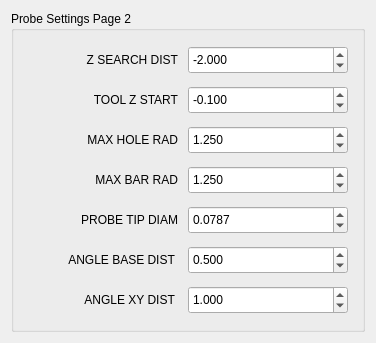
            <widget class="QWidget" name="tab_9">
             <attribute name="title">
              <string>Probe II</string>
             </attribute>
             <layout class="QVBoxLayout" name="verticalLayout_12">
              <item>
               <widget class="QGroupBox" name="groupBox_10">
                <property name="title">
                 <string>Probe Settings Page 2</string>
                </property>
                <layout class="QVBoxLayout" name="verticalLayout_13">
                 <item>
                  <layout class="QGridLayout" name="gridLayout_2" columnstretch="1,1" columnminimumwidth="2,1">
                   <property name="leftMargin">
                    <number>5</number>
                   </property>
                   <property name="topMargin">
                    <number>5</number>
                   </property>
                   <property name="rightMargin">
                    <number>5</number>
                   </property>
                   <property name="bottomMargin">
                    <number>5</number>
                   </property>
                   <property name="spacing">
                    <number>10</number>
                   </property>
                   <item row="3" column="0">
                    <widget class="QLabel" name="label_25">
                     <property name="minimumSize">
                      <size>
                       <width>150</width>
                       <height>30</height>
                      </size>
                     </property>
                     <property name="text">
                      <string>MAX BAR RAD</string>
                     </property>
                     <property name="alignment">
                      <set>Qt::AlignRight|Qt::AlignTrailing|Qt::AlignVCenter</set>
                     </property>
                    </widget>
                   </item>
                   <item row="5" column="0">
                    <widget class="QLabel" name="label_20">
                     <property name="minimumSize">
                      <size>
                       <width>150</width>
                       <height>30</height>
                      </size>
                     </property>
                     <property name="text">
                      <string>&lt;html&gt;&lt;head/&gt;&lt;body&gt;&lt;p&gt;ANGLE BASE DIST &lt;/p&gt;&lt;/body&gt;&lt;/html&gt;</string>
                     </property>
                     <property name="alignment">
                      <set>Qt::AlignRight|Qt::AlignTrailing|Qt::AlignVCenter</set>
                     </property>
                    </widget>
                   </item>
                   <item row="1" column="0">
                    <widget class="QLabel" name="label_27">
                     <property name="minimumSize">
                      <size>
                       <width>150</width>
                       <height>30</height>
                      </size>
                     </property>
                     <property name="text">
                      <string>TOOL Z START</string>
                     </property>
                     <property name="alignment">
                      <set>Qt::AlignRight|Qt::AlignTrailing|Qt::AlignVCenter</set>
                     </property>
                    </widget>
                   </item>
                   <item row="4" column="1">
                    <widget class="QDoubleSpinBox" name="pbe_tip_diam1">
                     <property name="minimumSize">
                      <size>
                       <width>160</width>
                       <height>28</height>
                      </size>
                     </property>
                     <property name="toolTip">
                      <string>Enter your probe tip diameter here.</string>
                     </property>
                     <property name="decimals">
                      <number>4</number>
                     </property>
                     <property name="maximum">
                      <double>10.000000000000000</double>
                     </property>
                     <property name="singleStep">
                      <double>0.010000000000000</double>
                     </property>
                     <property name="value">
                      <double>0.078700000000000</double>
                     </property>
                     <property name="function" stdset="0">
                      <string>set_var</string>
                     </property>
                     <property name="variable" stdset="0">
                      <string>2015</string>
                     </property>
                     <property name="input" stdset="0">
                      <string>number</string>
                     </property>
                    </widget>
                   </item>
                   <item row="2" column="1">
                    <widget class="QDoubleSpinBox" name="pbe_max_hole_r1">
                     <property name="minimumSize">
                      <size>
                       <width>160</width>
                       <height>28</height>
                      </size>
                     </property>
                     <property name="toolTip">
                      <string>&lt;html&gt;&lt;head/&gt;&lt;body&gt;&lt;p&gt;Set this a bit larger than the hole radius.&lt;/p&gt;&lt;/body&gt;&lt;/html&gt;</string>
                     </property>
                     <property name="decimals">
                      <number>3</number>
                     </property>
                     <property name="singleStep">
                      <double>0.001000000000000</double>
                     </property>
                     <property name="value">
                      <double>1.250000000000000</double>
                     </property>
                     <property name="function" stdset="0">
                      <string>set_var</string>
                     </property>
                     <property name="variable" stdset="0">
                      <string>2010</string>
                     </property>
                     <property name="input" stdset="0">
                      <string>number</string>
                     </property>
                    </widget>
                   </item>
                   <item row="2" column="0">
                    <widget class="QLabel" name="label_28">
                     <property name="minimumSize">
                      <size>
                       <width>150</width>
                       <height>30</height>
                      </size>
                     </property>
                     <property name="text">
                      <string>MAX HOLE RAD</string>
                     </property>
                     <property name="alignment">
                      <set>Qt::AlignRight|Qt::AlignTrailing|Qt::AlignVCenter</set>
                     </property>
                    </widget>
                   </item>
                   <item row="0" column="1">
                    <widget class="QDoubleSpinBox" name="pbe_z_max_probe1">
                     <property name="minimumSize">
                      <size>
                       <width>160</width>
                       <height>28</height>
                      </size>
                     </property>
                     <property name="toolTip">
                      <string>Max Z probe search distance.</string>
                     </property>
                     <property name="decimals">
                      <number>3</number>
                     </property>
                     <property name="minimum">
                      <double>-50.000000000000000</double>
                     </property>
                     <property name="maximum">
                      <double>50.000000000000000</double>
                     </property>
                     <property name="singleStep">
                      <double>0.010000000000000</double>
                     </property>
                     <property name="value">
                      <double>-2.000000000000000</double>
                     </property>
                     <property name="function" stdset="0">
                      <string>set_var</string>
                     </property>
                     <property name="variable" stdset="0">
                      <string>2008</string>
                     </property>
                     <property name="input" stdset="0">
                      <string>number</string>
                     </property>
                    </widget>
                   </item>
                   <item row="1" column="1">
                    <widget class="QDoubleSpinBox" name="pbe_z_start1">
                     <property name="minimumSize">
                      <size>
                       <width>160</width>
                       <height>28</height>
                      </size>
                     </property>
                     <property name="toolTip">
                      <string>Z start for tool probing.</string>
                     </property>
                     <property name="decimals">
                      <number>3</number>
                     </property>
                     <property name="minimum">
                      <double>-50.000000000000000</double>
                     </property>
                     <property name="maximum">
                      <double>50.000000000000000</double>
                     </property>
                     <property name="singleStep">
                      <double>0.001000000000000</double>
                     </property>
                     <property name="value">
                      <double>-0.100000000000000</double>
                     </property>
                     <property name="function" stdset="0">
                      <string>set_var</string>
                     </property>
                     <property name="variable" stdset="0">
                      <string>2009</string>
                     </property>
                     <property name="input" stdset="0">
                      <string>number</string>
                     </property>
                    </widget>
                   </item>
                   <item row="5" column="1">
                    <widget class="QDoubleSpinBox" name="pbe_angle_base_dist1">
                     <property name="minimumSize">
                      <size>
                       <width>160</width>
                       <height>28</height>
                      </size>
                     </property>
                     <property name="toolTip">
                      <string>Sets the angle base side length.</string>
                     </property>
                     <property name="toolTipDuration">
                      <number>-1</number>
                     </property>
                     <property name="decimals">
                      <number>3</number>
                     </property>
                     <property name="minimum">
                      <double>0.200000000000000</double>
                     </property>
                     <property name="maximum">
                      <double>999.000000000000000</double>
                     </property>
                     <property name="singleStep">
                      <double>0.010000000000000</double>
                     </property>
                     <property name="value">
                      <double>0.500000000000000</double>
                     </property>
                     <property name="function" stdset="0">
                      <string>set_var</string>
                     </property>
                     <property name="variable" stdset="0">
                      <string>2013</string>
                     </property>
                     <property name="input" stdset="0">
                      <string>number</string>
                     </property>
                    </widget>
                   </item>
                   <item row="0" column="0">
                    <widget class="QLabel" name="label_26">
                     <property name="minimumSize">
                      <size>
                       <width>150</width>
                       <height>30</height>
                      </size>
                     </property>
                     <property name="text">
                      <string>Z SEARCH DIST</string>
                     </property>
                     <property name="alignment">
                      <set>Qt::AlignRight|Qt::AlignTrailing|Qt::AlignVCenter</set>
                     </property>
                    </widget>
                   </item>
                   <item row="3" column="1">
                    <widget class="QDoubleSpinBox" name="pbe_max_bar_r1">
                     <property name="minimumSize">
                      <size>
                       <width>160</width>
                       <height>28</height>
                      </size>
                     </property>
                     <property name="toolTip">
                      <string>Set this a bit larger than the bar radius.</string>
                     </property>
                     <property name="decimals">
                      <number>3</number>
                     </property>
                     <property name="maximum">
                      <double>99.989999999999995</double>
                     </property>
                     <property name="singleStep">
                      <double>0.001000000000000</double>
                     </property>
                     <property name="value">
                      <double>1.250000000000000</double>
                     </property>
                     <property name="function" stdset="0">
                      <string>set_var</string>
                     </property>
                     <property name="variable" stdset="0">
                      <string>2011</string>
                     </property>
                     <property name="input" stdset="0">
                      <string>number</string>
                     </property>
                    </widget>
                   </item>
                   <item row="4" column="0">
                    <widget class="QLabel" name="label_29">
                     <property name="minimumSize">
                      <size>
                       <width>150</width>
                       <height>30</height>
                      </size>
                     </property>
                     <property name="text">
                      <string>PROBE TIP DIAM</string>
                     </property>
                     <property name="alignment">
                      <set>Qt::AlignRight|Qt::AlignTrailing|Qt::AlignVCenter</set>
                     </property>
                    </widget>
                   </item>
                   <item row="6" column="0">
                    <widget class="QLabel" name="label_40">
                     <property name="minimumSize">
                      <size>
                       <width>150</width>
                       <height>30</height>
                      </size>
                     </property>
                     <property name="text">
                      <string>ANGLE XY DIST </string>
                     </property>
                     <property name="alignment">
                      <set>Qt::AlignRight|Qt::AlignTrailing|Qt::AlignVCenter</set>
                     </property>
                    </widget>
                   </item>
                   <item row="6" column="1">
                    <widget class="QDoubleSpinBox" name="pbe_angle_xy_dist1">
                     <property name="minimumSize">
                      <size>
                       <width>160</width>
                       <height>28</height>
                      </size>
                     </property>
                     <property name="toolTip">
                      <string>&lt;html&gt;&lt;head/&gt;&lt;body&gt;&lt;p&gt;Search distance for Angle final point.&lt;/p&gt;&lt;/body&gt;&lt;/html&gt;</string>
                     </property>
                     <property name="toolTipDuration">
                      <number>-1</number>
                     </property>
                     <property name="decimals">
                      <number>3</number>
                     </property>
                     <property name="minimum">
                      <double>0.200000000000000</double>
                     </property>
                     <property name="maximum">
                      <double>999.000000000000000</double>
                     </property>
                     <property name="singleStep">
                      <double>0.100000000000000</double>
                     </property>
                     <property name="value">
                      <double>1.000000000000000</double>
                     </property>
                     <property name="function" stdset="0">
                      <string>set_var</string>
                     </property>
                     <property name="variable" stdset="0">
                      <string>2032</string>
                     </property>
                     <property name="input" stdset="0">
                      <string>number</string>
                     </property>
                    </widget>
                   </item>
                  </layout>
                 </item>
                </layout>
               </widget>
              </item>
             </layout>
            </widget>
